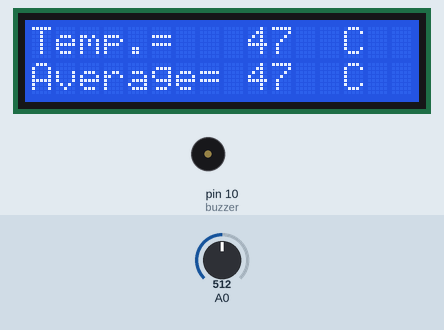
Recording of a sketch running on a simulated Arduino Uno, built with avr-gcc and run on an emulated ATmega328P. Parts: 16×2 character LCD, buzzer (waves = sounding). The test bench sets the inputs (shaded band); at power-on: A0 = 512.

Above: at 1.5 s.
1.6 s: A0 set to 812
At 2.2 s:
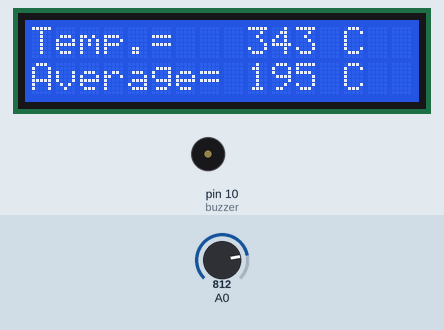
4.2 s: A0 set to 839
At 5.2 s:
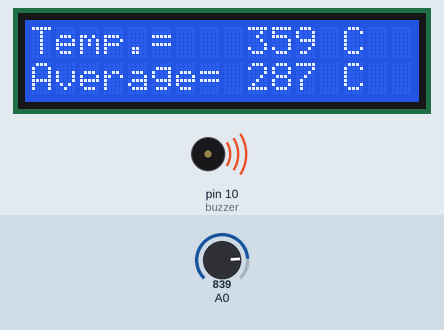
8.1 s: A0 set to 900
At 8.6 s:
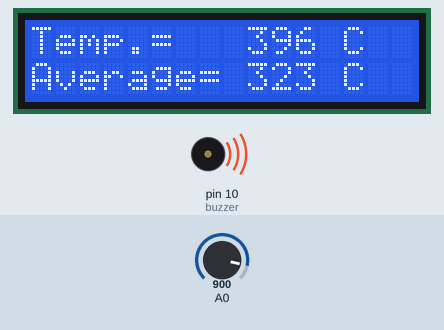
Timing chart, 0 to 11.1 s (numbered marks = the images above; inputs shaded):
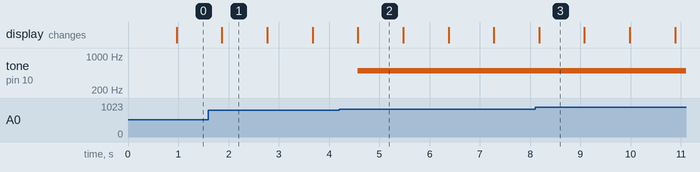

Measured:
- the behaviour switches between 825 and 826 on A0 (found by bisection; images 1 and 2)
- after the input at 1.6 s, the display: changes after 0.27 s (image 1)
- after the input at 4.2 s, tone on pin 10 (buzzer): silent → 500 Hz after 0.37 s
- what the display in image 1 shows lasts 0.9 s, from 1.9 s to 2.8 s

The sketch:

project_arduino_code.ino
```cpp
#include <LiquidCrystal.h>
const int rs = 12, en = 11, d4 = 5, d5 = 4, d6 = 3, d7 = 2;
LiquidCrystal lcd(rs, en, d4, d5, d6, d7);
int temp, average, num_reads = 0, i = 0, buzzer = 10;
float sensor_val, x;
int arr_temp[60] = {0};
void setup() {
  Serial.begin(9600);
  lcd.begin(16, 16);
  lcd.print("Temp.=");
  lcd.setCursor(13, 0);
  lcd.print("C");
  lcd.setCursor(0, 1);
  lcd.print("Average=");
  lcd.setCursor(13, 1);
  lcd.print("C");
}

void loop() {
  delay(900);
  sensor_val = analogRead(A0);
  x = sensor_val * (5.0 / 1023.0);
  if (x <= 2.77) temp = ((x - 2.808)*(110 - 150) / (2.689 - 2.808)) + 150;
  else if (x < 3.01 && x > 2.77) temp = ((x - 3.016)*(160 - 200) / (2.844 - 3.016)) + 200;
  else if (x <= 3.23 && x >= 3.01) temp =((x - 3.289)*(210 - 250) / (3.066 - 3.289)) + 250;
  else if (x < 3.62 && x > 3.23) temp = ((x - 3.626)*(260 - 300) / (3.352 - 3.626)) + 300;
  else if (x >= 3.62) temp = ((x - 4.025)*(310 - 350) / (3.701 - 4.025)) + 350;
  lcd.setCursor(9, 0);
  lcd.print(temp);
  if(temp > 350){
    tone(buzzer, 500);
  }
  else noTone(buzzer);
  arr_temp[i] = temp;
  i++;
  if(i==60)i=0;
  if(num_reads < 61)num_reads++;
  average = 0;
  for(int j=0; j<=59; j++)average += arr_temp[j];
  average = average/num_reads;
  lcd.setCursor(9, 1);
  lcd.print(average);
}
```
